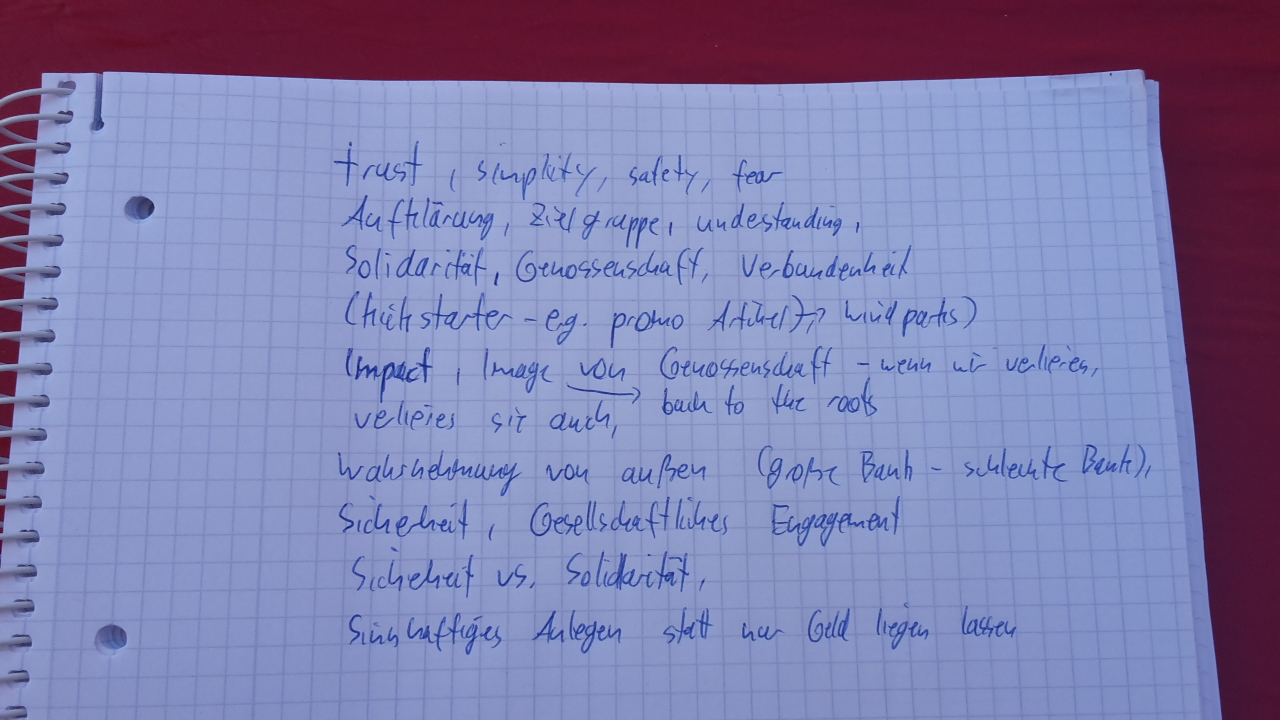
#> input picture research/regions/rl01.jpg, 1280 x 720 px, found by its file name
$ python RegionExtractor.py
#> lines starting #> are read from the running program, lines starting #| are printed output that depends on the picture; after the words box and inside, x2 and y2 are one past the last pixel; in counts of white or black regions, pixels touching at a corner belong together
import cv2
import numpy as np
ORIENTATION_LANDSCAPE = 0
ORIENTATION_PORTRAIT = 1


class Region(object):
    def __init__(self, pos, size, img):
#> further down, img is the input picture: shape (720, 1280, 3); mean B, G, R 173.3, 126.7, 127.7
        self.img = img
        self.pos = pos
        self.size = size


class RegionExtractor(object):

    def __init__(self, img):
        self.original = img
        self.tl_padding = [0, 5]  # 5 top-bottom, 0 left-right
        if np.max(self.original.shape[:2]) < 800 or np.max(self.original.shape[0:2]) < 533:
            print("Please provide the image in a higher resolution")
            exit()

    def _get_orientation(self):
        if self.original.shape[0] > self.original.shape[1]:
            return ORIENTATION_PORTRAIT
        else:
            return ORIENTATION_LANDSCAPE

    def _scale(self, img, height):
        factor = img.shape[0] / height
        width = int(img.shape[1] / factor)
        return cv2.resize(img, (width, height)), factor

    def _extract_regions(self, img, hulls, scaling=1, padding=[0, 0], offset=[0, 0], original_region=Region((0, 0), (0, 0), None)):
        regions = []
        for contour in hulls:
            x, y, w, h = cv2.boundingRect(contour)
            x *= scaling
            y *= scaling
            w *= scaling
            h *= scaling
            x = max(int(x) - padding[0] + offset[0], 0)
            y = max(int(y) - padding[1] + offset[1], 0)
            w = int(w) + (padding[0]*2)
            h = int(h) + (padding[1]*2)
            if w / h < 1:
                continue
            regions.append(Region(
                (original_region.pos[0] + x, original_region.pos[1] + y), (w, h), img[y:y+h, x:x+w]))
        return regions

    def _pad_by_height(self, img, color):
        return cv2.copyMakeBorder(
            img, img.shape[0], img.shape[0], img.shape[0], img.shape[0], cv2.BORDER_CONSTANT, value=color)

    def _extract_subregions(self, region, scaling):
        img = cv2.cvtColor(region.img, cv2.COLOR_BGR2GRAY)
        img = self._threshold(img)
        eroding_height = int(2*scaling)
        img = cv2.erode(img, np.ones((eroding_height, 1)))
        img = cv2.dilate(img, np.ones((1, region.img.shape[1]*2)))
        padded = self._pad_by_height(img, (0))
        max_area = int((img.shape[0] * img.shape[1])/3*4)
        min_area = int((img.shape[1] * scaling*3))
        hulls = self._apply_mser(padded, max_area, min_area)

        if len(hulls) <= 1:
            return [region]
        subregions = self._extract_regions(region.img, hulls, padding=[
                                           0, eroding_height], offset=[-region.img.shape[0]]*2, original_region=region)
        return subregions

    def extract(self):
        height = 533 if self._get_orientation() == ORIENTATION_LANDSCAPE else 800
        tl_img = cv2.cvtColor(self.original, cv2.COLOR_BGR2GRAY)
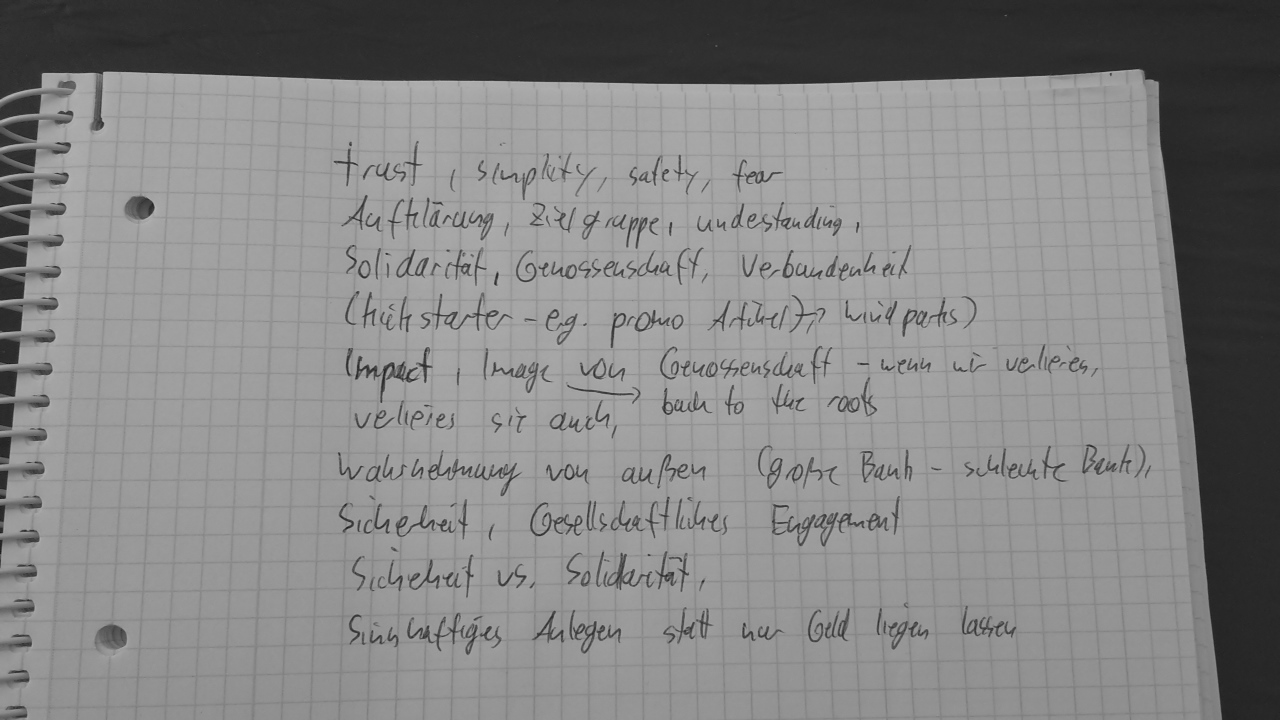
#> tl_img: shape (720, 1280); min 26, max 184, mean 132.3
        tl_img, scaling = self._scale(tl_img, height)
#> tl_img: shape (533, 947)
#> scaling = 1.35
        tl_img = self._threshold(tl_img)
        tl_img = cv2.dilate(tl_img, np.ones((1, 15)))
        hulls = self._apply_mser(tl_img)
        regions = self._extract_regions(
            self.original, hulls, scaling, self.tl_padding)
        final_regions = []
        for region in regions:
            final_regions.extend(self._extract_subregions(region, scaling))
        return final_regions

    def _threshold(self, img):
        mean = np.mean(img, axis=(0, 1))
#> mean = 132.2
        return cv2.adaptiveThreshold(img, 255, cv2.ADAPTIVE_THRESH_GAUSSIAN_C,
                                     cv2.THRESH_BINARY_INV, 11, mean/4)
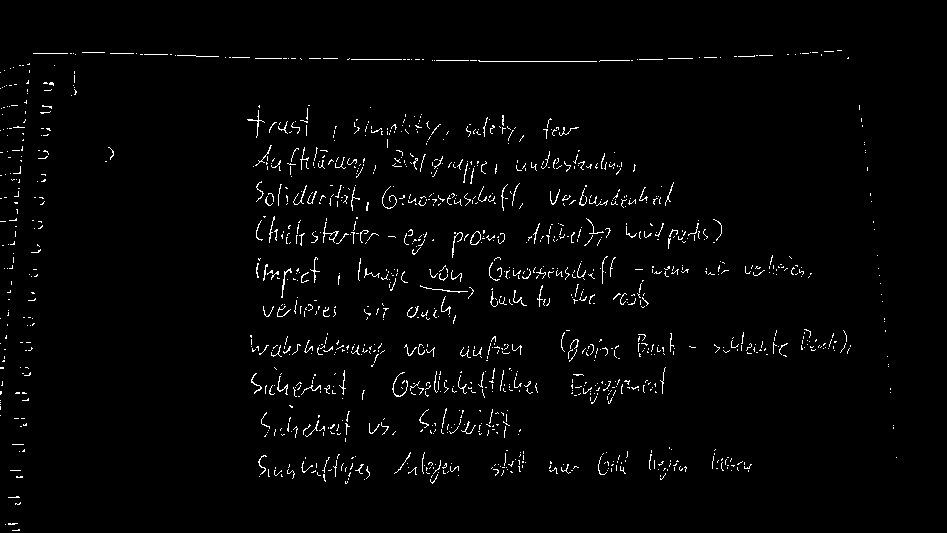
#> returned value: shape (533, 947); 2% white in thin lines or dots, all inside (x1, y1, x2, y2) = (0, 50, 897, 531)
#> in extract, `tl_img = cv2.dilate(tl_img, np.ones((1, 15)))`:
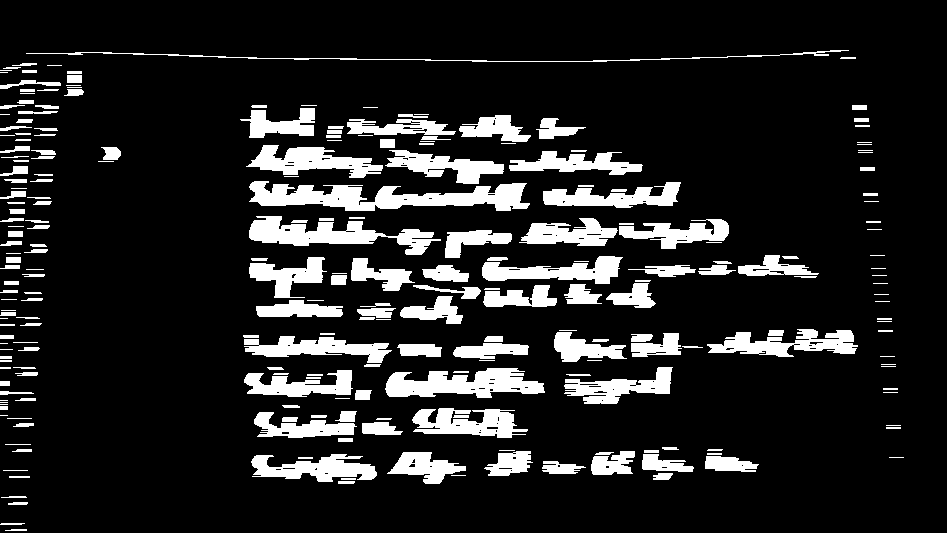
#> tl_img: shape (533, 947); 13.9% white; 248 white regions (60 under 20 px), largest, box (x1, y1, x2, y2) and area: (249, 181, 530, 211) 4679, (249, 216, 441, 255) 3138, (385, 368, 545, 398) 3056

    def _apply_mser(self, img, max_area=14400, min_area=60):
#> (the run stopped early here; a loop or call above may not have finished)

$ run again, with research/regions/rl04.jpg copied over research/regions/rl01.jpg
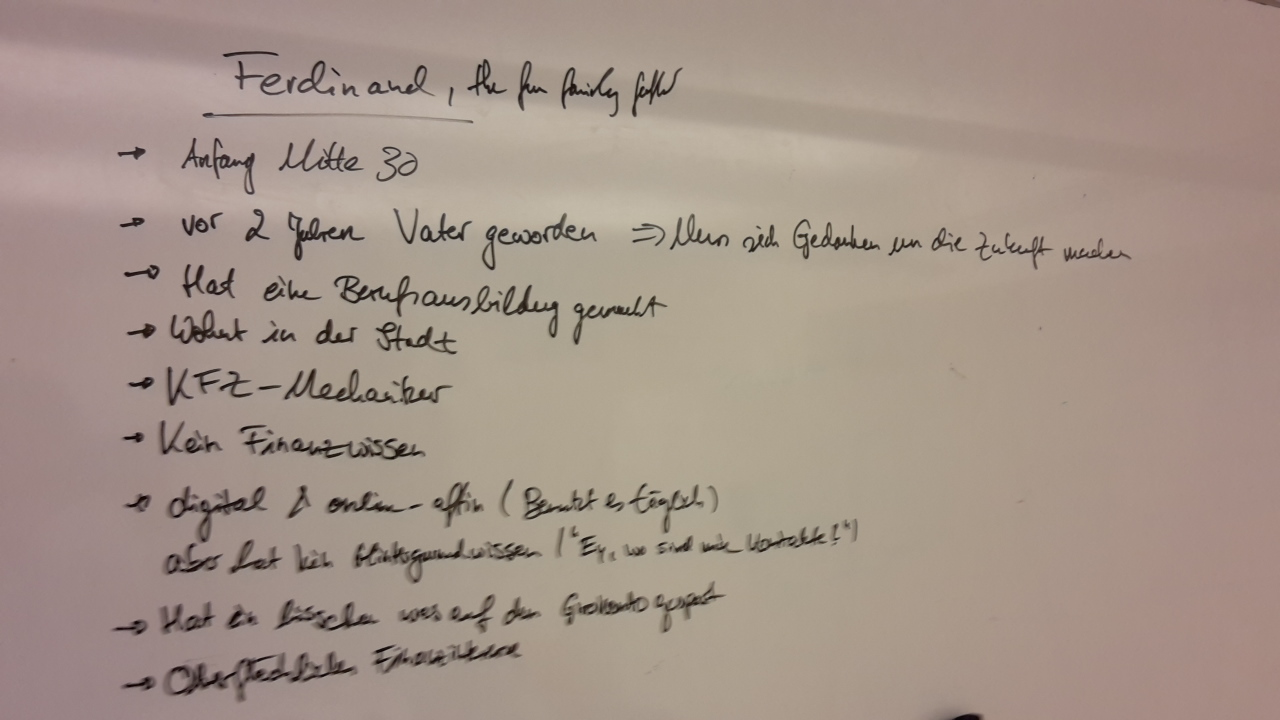
#> input picture research/regions/rl04.jpg, 1280 x 720 px, found by its file name
#> img is the input picture: shape (720, 1280, 3); mean B, G, R 136.5, 147.4, 163.9
#> scaling = 1.35
#> mean = 151
#> in _threshold, `return cv2.adaptiveThreshold(img, 255, cv2.ADAPTIVE_THRESH_GAUSSIAN_C,..`:
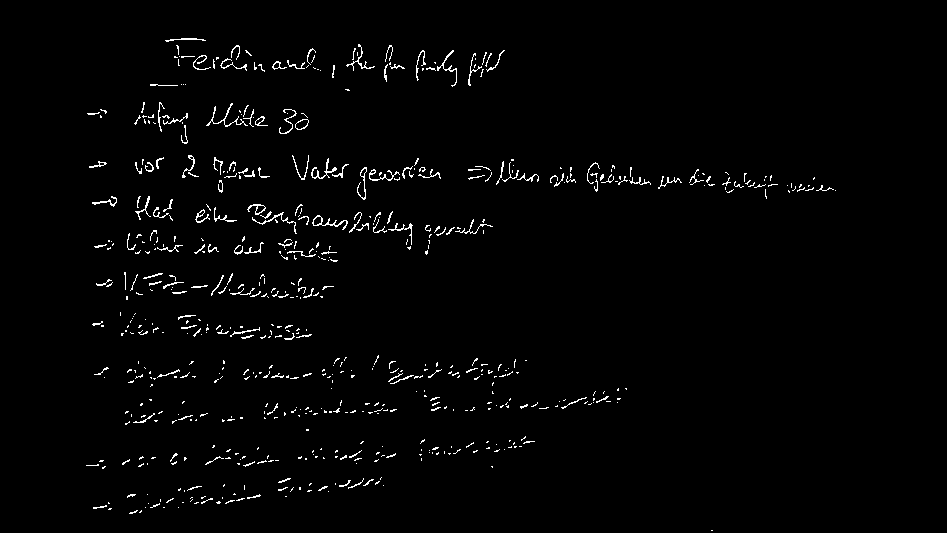
#> returned value: shape (533, 947); 1.7% white in thin lines or dots, all inside (x1, y1, x2, y2) = (86, 38, 836, 531)
#> in extract, `tl_img = cv2.dilate(tl_img, np.ones((1, 15)))`:
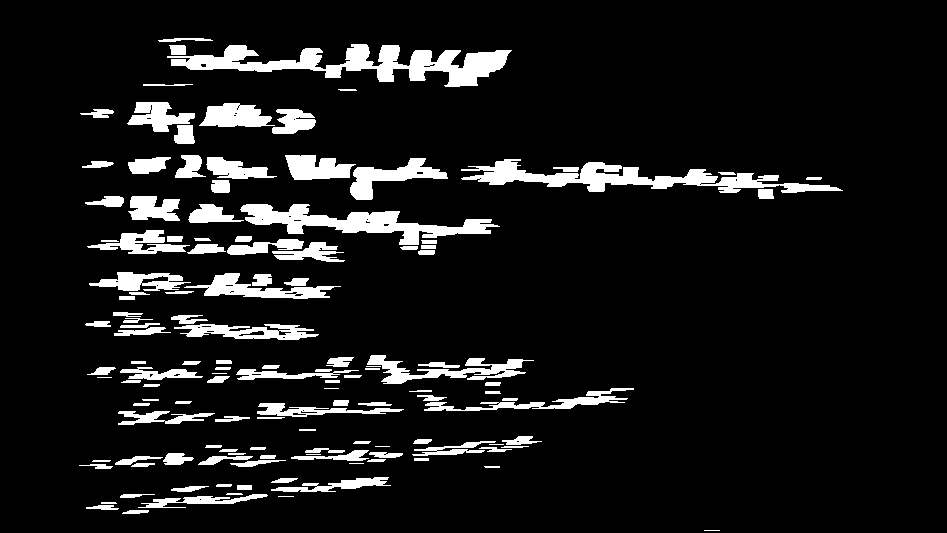
#> tl_img: shape (533, 947); 9.4% white; 131 white regions (10 under 20 px), largest, box (x1, y1, x2, y2) and area: (167, 44, 512, 87) 5985, (461, 159, 843, 193) 4645, (240, 204, 500, 245) 3919
